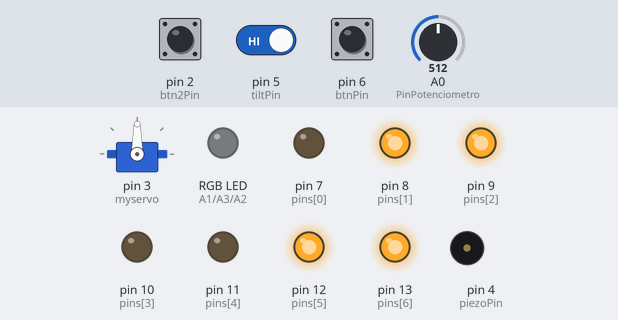
A sketch run on a simulated Arduino Uno, built with avr-gcc and run on an emulated ATmega328P. Parts: servo, an RGB LED mixed from three pins (HIGH = lit), output pins drawn as LEDs (lit = HIGH), buzzer (waves = sounding). The inputs (shaded band) are chosen by the test bench; at power-on: pin 6 (btnPin) HIGH, A0 (PinPotenciometro) = 512, pin 5 (tiltPin) HIGH, pin 2 (btn2Pin) HIGH.

Above: at 1.2 s.
1.3 s: pin 6 (btnPin) pulled LOW for 1 s
At 1.95 s:
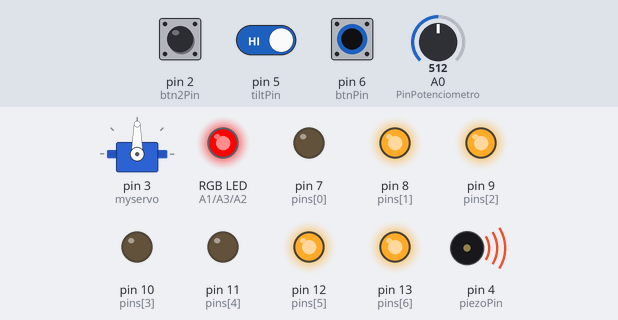
4.3 s: A0 (PinPotenciometro) set to 716
At 5.1 s:
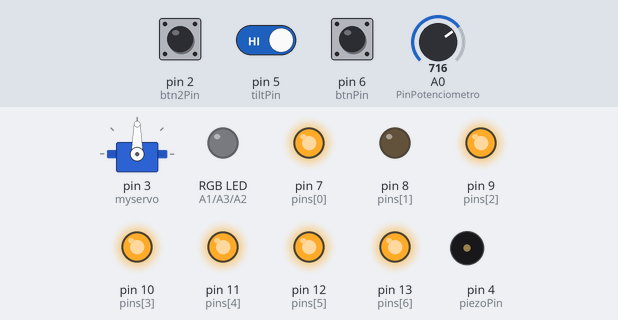
5.8 s: pin 5 (tiltPin) driven LOW
At 6.3 s:
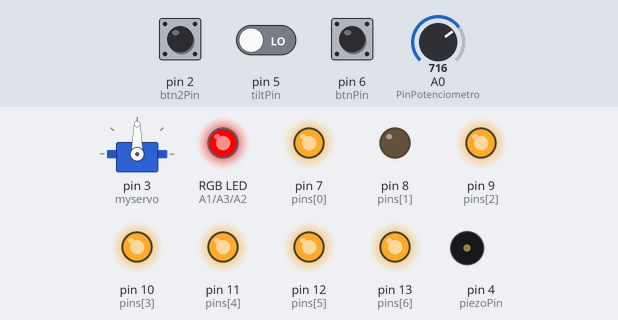
7.3 s: pin 2 (btn2Pin) pulled LOW for 1 s
At 8.7 s:
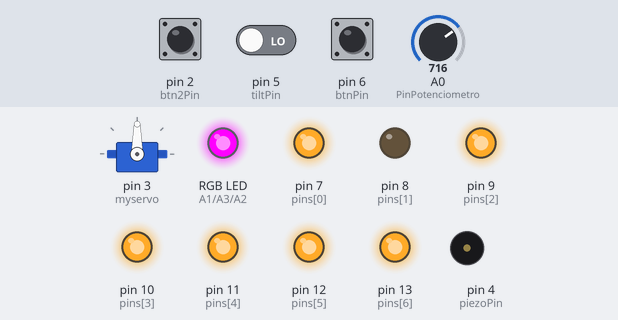
9.8 s: A0 (PinPotenciometro) set to 900
At 10.5 s:
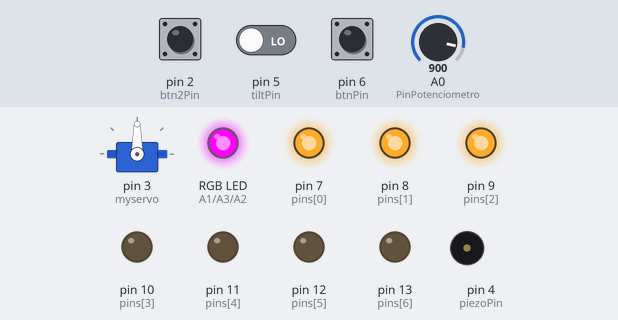
11.3 s: pin 5 (tiltPin) driven HIGH
At 11.6 s:
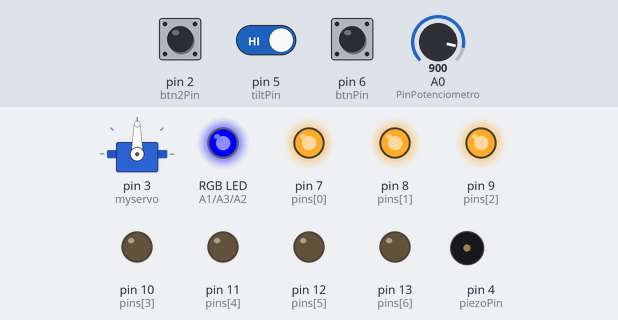
Timing chart, 0 to 13.8 s (numbered marks = the images above; inputs shaded):
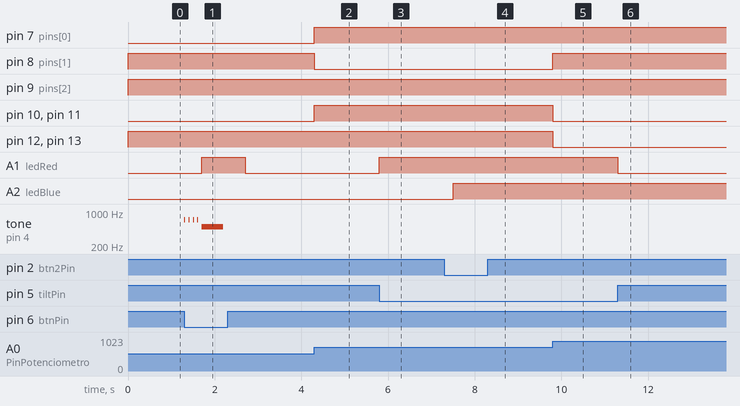

Measured:
- after the input at 1.3 s, A1 (ledRed): LOW → HIGH after 0.40 s, → LOW 1.0 s later; tone on pin 4 (piezoPin): plays 700 Hz for 0.02 s, 700 Hz for 0.02 s, 700 Hz for 0.02 s, 700 Hz for 0.02 s, 500 Hz for 0.50 s, starting at once
- after the input at 4.3 s, pin 7 (pins[0]), pin 10 (pins[3]), pin 11 (pins[4]): LOW → HIGH at once; pin 8 (pins[1]): HIGH → LOW at once
- after the input at 5.8 s, A1 (ledRed): LOW → HIGH at once
- after the input at 7.3 s, A2 (ledBlue): LOW → HIGH after 0.20 s
- after the input at 9.8 s, pin 8 (pins[1]): LOW → HIGH at once; pin 10 (pins[3]), pin 11 (pins[4]), pin 12 (pins[5]), pin 13 (pins[6]): HIGH → LOW at once
- after the input at 11.3 s, A1 (ledRed): HIGH → LOW at once

The sketch:

cofre1.ino
```cpp
/*
Cofre
Projeto realizador por: Jorge Pereira 40148, Gonçalo Moreira 40114,Diogo Ferreira 40101, David Pinto 40348
*/
#include <Servo.h>
int ledRed = A1;   //led rgb
int ledGreen = A3; //led rgb
int ledBlue = A2;  //led rgb
int servoPin = A4; //servo
int btnPin = 6;    // pin do botao verificar codigo
int btn2Pin = 2;   // pin do botao new code
int tiltPin = 5;   // pin do tilt sensor
int PinPotenciometro = A0;
int piezoPin = 4;
int pins[7] = {7, 8, 9, 10, 11, 12, 13};
int array[10][7] = {{1, 1, 1, 1, 1, 1, 0},  //0
                    {0, 1, 1, 0, 0, 0, 0},  //1
                    {1, 1, 0, 1, 1, 0, 1},  //2
                    {1, 1, 1, 1, 0, 0, 1},  //3
                    {0, 1, 1, 0, 0, 1, 1},  //4
                    {1, 0, 1, 1, 0, 1, 1},  //5
                    {1, 0, 1, 1, 1, 1, 1},  //6
                    {1, 1, 1, 0, 0, 0, 0},  //7
                    {1, 1, 1, 1, 1, 1, 1},  //8
                    {1, 1, 1, 0, 0, 1, 1}}; //9

Servo myservo;
int code[4] = {1, 1, 1, 1}; //Codigo correto
int codeInserted[4];        //Codigo inserido
int codeLength = 0;         //Posicao no array 'codeInserted'
int codeLengthAdmin = 0;
int val = 0;
bool correct = false;
int i;
int j;
bool admin = false;
bool assault = false;
/////////////////////////////////////////////////////////////////////////////////////////
static const int buttonPin = 2; // pin do butao
int buttonStatePrevious = LOW;
unsigned long minButtonLongPressDuration = 200; // delay wait
unsigned long buttonLongPressMillis;            // Tempo de qd o botao foi pressionado
bool buttonStateLongPress = false;              // é verdade se for pressionado por mais de dois segundos

unsigned long buttonPressDuration; // Tempo q o butao é pressionado

//// GENERAL ////

unsigned long currentMillis; // variavel q conta o tempo

void setup()
{
  myservo.attach(3);
  pinMode(A0 * 9, INPUT);    //Potenciometro
  pinMode(ledBlue, OUTPUT);  //led rgb
  pinMode(ledRed, OUTPUT);   //led rgb
  pinMode(ledGreen, OUTPUT); //led rgb
  pinMode(btnPin, INPUT);    // button1
  pinMode(btn2Pin, INPUT);   // button2
  pinMode(tiltPin, INPUT);

  for (int i = 0; i < 7; i++)
  {
    pinMode(pins[i], OUTPUT);
  }
}

void readButtonState()
{
  int buttonState = digitalRead(buttonPin);

  if (buttonState == LOW && buttonStatePrevious == HIGH && !buttonStateLongPress)
  {
    buttonLongPressMillis = currentMillis;
    buttonStatePrevious = LOW;
    //Serial.println("Button pressed");
  }
  buttonPressDuration = currentMillis - buttonLongPressMillis;

  if (buttonState == LOW && !buttonStateLongPress && buttonPressDuration >= minButtonLongPressDuration)
  {
    buttonStateLongPress = true;
    //Serial.println("Button long pressed");
    if (correct)
    {
      admin = true;
      digitalWrite(ledBlue, HIGH);
    }
  }

  if (buttonState == HIGH && buttonStatePrevious == LOW)
  {
    buttonStatePrevious = HIGH;
    buttonStateLongPress = false;
    //Serial.println("Button released");

    if (buttonPressDuration < minButtonLongPressDuration)
    {
      //Serial.println("Button pressed shortly");
    }
  }
}

void loop()
{
  currentMillis = millis(); //começamos o tempo
  readButtonState();        // lemos o estado do butao 2

  if (digitalRead(tiltPin) == 0)
  {
    digitalWrite(ledRed, HIGH);
    assault = true;
  }
  else
  {
    digitalWrite(ledRed, LOW);
    assault = false;
  }

  int estadobotao = digitalRead(btnPin); // ver se botao esta premido ou nao

  val = map(analogRead(PinPotenciometro), 0, 1023, 0, 9);
  for (i = 0; i < 7; i++)
  {
    digitalWrite(pins[i], array[val][i]);
  }

  if (estadobotao == LOW)
  { // funcao caso botao seja premido
    if (!assault)
    {
      if (!admin)
      {
        tone(piezoPin, 700, 20);
        codeInserted[codeLength] = val;

        delay(100);
        codeLength++;
        if (codeLength == 4)
        {
          verificarCodigo();
        }
        noTone(4);
      }
      else
      { //modo admin
        digitalWrite(ledBlue, HIGH);
        tone(piezoPin, 700, 20);
        code[codeLengthAdmin] = val;
        delay(100);
        codeLengthAdmin++;
        if (codeLengthAdmin == 4)
        {
          newPin();
        }
        noTone(4);
      }
    }
  }
}

void verificarCodigo()
{
  correct = true;
  for (j = 0; j < 4; j++)
  {
    if (code[j] != codeInserted[j])
    {
      digitalWrite(ledRed, HIGH);
      tone(piezoPin, 500, 500);
      delay(1000);
      digitalWrite(ledRed, LOW);
      reset();
      return;
    }
  }
  digitalWrite(ledGreen, HIGH);
  tone(piezoPin, 1700, 500);
  myservo.write(180);
  delay(5000);
  reset();
}

void reset()
{
  digitalWrite(ledGreen, LOW);
  if (correct)
  {
    myservo.write(90);
  }
  noTone(4);
  memset(codeInserted, 0, sizeof(codeInserted));
  codeLength = 0;
  codeLengthAdmin = 0;
  Serial.println("apaguei");
}

void newPin()
{
  delay(1000);
  digitalWrite(ledBlue, LOW);
  Serial.println("new code");
  Serial.println(code[0]);
  Serial.println(code[1]);
  Serial.println(code[2]);
  Serial.println(code[3]);
  admin = false;
  reset();
}
```
